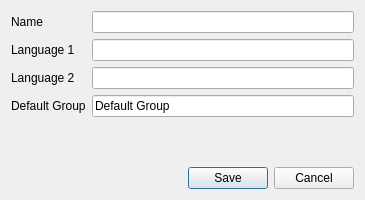
<?xml version="1.0" encoding="UTF-8"?>
<ui version="4.0">
 <class>NewDatabaseDialog</class>
 <widget class="QDialog" name="NewDatabaseDialog">
  <property name="geometry">
   <rect>
    <x>0</x>
    <y>0</y>
    <width>365</width>
    <height>200</height>
   </rect>
  </property>
  <property name="windowTitle">
   <string>Create New Database</string>
  </property>
  <property name="layoutDirection">
   <enum>Qt::LeftToRight</enum>
  </property>
  <layout class="QVBoxLayout" name="verticalLayout">
   <item>
    <layout class="QFormLayout" name="formLayout">
     <item row="0" column="0">
      <widget class="QLabel" name="llName">
       <property name="text">
        <string>Name</string>
       </property>
      </widget>
     </item>
     <item row="0" column="1">
      <widget class="QLineEdit" name="leName"/>
     </item>
     <item row="1" column="0">
      <widget class="QLabel" name="llLanguage_1">
       <property name="text">
        <string>Language 1</string>
       </property>
      </widget>
     </item>
     <item row="1" column="1">
      <widget class="QLineEdit" name="leLanguage_1"/>
     </item>
     <item row="2" column="0">
      <widget class="QLabel" name="llLanguage_2">
       <property name="text">
        <string>Language 2</string>
       </property>
      </widget>
     </item>
     <item row="2" column="1">
      <widget class="QLineEdit" name="leLanguage_2"/>
     </item>
     <item row="3" column="0">
      <widget class="QLabel" name="llDefaultGroupName">
       <property name="text">
        <string>Default Group</string>
       </property>
      </widget>
     </item>
     <item row="3" column="1">
      <widget class="QLineEdit" name="leDefaultGroupName">
       <property name="text">
        <string>Default Group</string>
       </property>
      </widget>
     </item>
    </layout>
   </item>
   <item>
    <widget class="QDialogButtonBox" name="buttonBox">
     <property name="orientation">
      <enum>Qt::Horizontal</enum>
     </property>
     <property name="standardButtons">
      <set>QDialogButtonBox::Cancel|QDialogButtonBox::Save</set>
     </property>
    </widget>
   </item>
  </layout>
 </widget>
 <resources/>
 <connections>
  <connection>
   <sender>buttonBox</sender>
   <signal>accepted()</signal>
   <receiver>NewDatabaseDialog</receiver>
   <slot>accept()</slot>
   <hints>
    <hint type="sourcelabel">
     <x>248</x>
     <y>254</y>
    </hint>
    <hint type="destinationlabel">
     <x>157</x>
     <y>274</y>
    </hint>
   </hints>
  </connection>
  <connection>
   <sender>buttonBox</sender>
   <signal>rejected()</signal>
   <receiver>NewDatabaseDialog</receiver>
   <slot>reject()</slot>
   <hints>
    <hint type="sourcelabel">
     <x>316</x>
     <y>260</y>
    </hint>
    <hint type="destinationlabel">
     <x>286</x>
     <y>274</y>
    </hint>
   </hints>
  </connection>
 </connections>
</ui>
